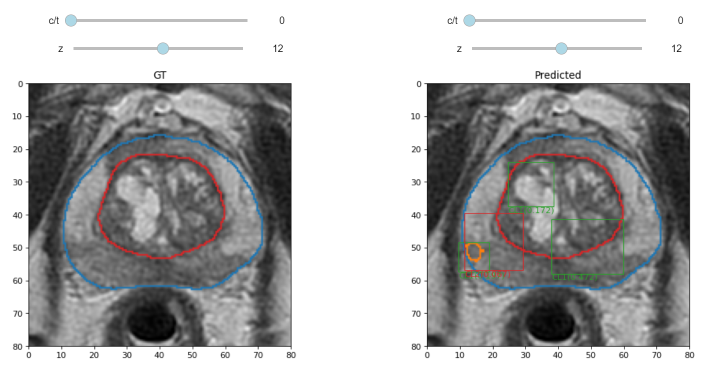
#> input picture media/example1.PNG, 1408 x 734 px (shown at 1/2 size)
$ python -i plot_lib.py   (imports and definitions only)
#> lines starting #> are read from the running program, lines starting #| are printed output that depends on the picture
'''
Copyright 2022 Oscar José Pellicer Valero
Universitat de València, Spain

Permission is hereby granted, free of charge, to any person obtaining a copy of this software and
associated documentation files (the "Software"), to deal in the Software without restriction,
including without limitation the rights to use, copy, modify, merge, publish, distribute,
sublicense, and/or sell copies of the Software, and to permit persons to whom the Software is
furnished to do so, subject to the following conditions:

The above copyright notice and this permission notice shall be included in all copies or
substantial portions of the Software.

THE SOFTWARE IS PROVIDED "AS IS", WITHOUT WARRANTY OF ANY KIND, EXPRESS OR IMPLIED, INCLUDING
BUT NOT LIMITED TO THE WARRANTIES OF MERCHANTABILITY, FITNESS FOR A PARTICULAR PURPOSE AND
NONINFRINGEMENT. IN NO EVENT SHALL THE AUTHORS OR COPYRIGHT HOLDERS BE LIABLE FOR ANY CLAIM,
DAMAGES OR OTHER LIABILITY, WHETHER IN AN ACTION OF CONTRACT, TORT OR OTHERWISE, ARISING FROM,
OUT OF OR IN CONNECTION WITH THE SOFTWARE OR THE USE OR OTHER DEALINGS IN THE SOFTWARE.

This is heavily inspired by https://github.com/InsightSoftwareConsortium/SimpleITK-Notebooks

TO DO:
 - Make better use of ipywidgets layouts & implement plot_pair to plot two images side
   by side (possibly connected by a single slider)
 - Make a pip package
'''

#~~~~~~~~~~~~ Load required libraries ~~~~~~~~~~~~#

#Mandatory: matplotlib, numpy, ipywidgets, ipython
#Optional: scipy (if plot_label_edge==True)
#          SimpleITK (for using SimpleITK images or paths as input)

import matplotlib.pyplot as plt
from matplotlib import patches
import matplotlib.colors as mcolors
import numpy as np
from ipywidgets import interact, IntSlider, FloatSlider
from IPython.display import display, HTML
from copy import copy
import os

#~~~~~~~~~~~~ Global defaults ~~~~~~~~~~~~#

#Maximum number of values (IDs) that a mask is supposed to have
#Raise Exception if trying to process automatically a mask
#containing more than MAX_UNIQUE different values
MAX_UNIQUE= 100

#If slow_mode is set to 'auto', activate only if the volume of
#the image (in voxels) is above MAX_SLOW_VOLUME
MAX_SLOW_VOLUME= 1e8

#To make sliders fit the whole width of the cell, import plot_lib as
#the last thing in a cell
# [1 line not run here, left out]

#~~~~~~~~~~~~ Simplified plotting functions ~~~~~~~~~~~~#

# [136 lines left out: functions plot_composite, plot_alpha, plot_multi_mask, plot_channel_alpha, not called in this run]

def plot4(img, ct=None, spacing=(1, 1, 1), intensity_normalization=True,
          normalization_threshold=0.1, show=True, **kwargs):
    '''
        Adds a second slicer to move through time/channels

        Parameters
        ----------
        ct: int or None, default None
            First channel /time slice to plot
    '''
    #Initial preprocessing
    img, spacing= process_initial_image(img, spacing, intensity_normalization, normalization_threshold)

    #Callback for time/channel slider
    def callback(ct):
        plot(img, spacing=spacing, intensity_normalization=False,
             ct=ct, show=show, **kwargs)

    #Define slider and start interaction
    if show:
        s1 = IntSlider(min=0, max=img.shape[-1]-1, step=1,
                         value=int(img.shape[-1]/2) if ct is None else ct,
                         description='c/t', continuous_update=False)
        s1.style.handle_color = 'lightblue'
        interact(callback, ct=s1)
    else:
        callback(ct)

#~~~~~~~~~~~~ Main ploting function ~~~~~~~~~~~~#

# [365 lines left out: functions plot, crop, get_crop_offsets, not called in this run]

class OverlapChecker():
    '''
        Checks if two positions overlap, and assigns a new position if they do.
        Interanlly, it keeps a list of all positions, and fixes any new incoming position

        Parameters
        ----------
        threshold: list of two floats, default [12,2]
            Maximum overlap allowed among text labels [along x, along y] (in the same units as the image
            `spacing`, e.g. mm). If there are overlapped labels, they will be pushed down the image until
            the `threshold` is respected
        step_size: array of two floats, default array([0, 1])
            If there is overlap attempt displacing the overlapping item in the `step_size` direction and
            magitude iteratively until the overlap disapears
    '''
    # [30 lines left out: functions __init__, check_and_fix, not called in this run]

    def reset(self):
        self.positions=[]

# [23 lines left out: function read_dicom, not called in this run]

def process_initial_image(img, spacing, normalize, normalization_threshold=0.1):
    '''
        Processes image, either numpy array, SimpleITK, or even an image path (using SimpleITK),
        and returns numpy image and its spacing. This adaptor could be esily extended to
        directly deal with Pytorch or Tensorflow tensors if needed

        Parameters
        ----------
        img: array, SimpleITK Image or str (path to the image)
            Image to show. Can either be a numpy array [(z,)y,x,(c/t,)], a SimpleITK Image,
            a path to a medical image (e.g. image.nrrd) or even to a DICOM directory.
        sapcing: list or tuple of two/three floats
            Voxel spacing (x,y,z) in some real-world unit, such as mm. It is only needed if the
            image is provided as a numpy array, otherwise it is provided by SimpleITK.
        normalize: bool
            Set to True to preprocess image intensity (by clipping from 1st to 99th percentile intensity
            values) for better display. It will be set to False automatically if the image is identified
            as a mask according to the MAX_UNIQUE global parameter
        normalization_threshold: float between 0. and 100
            Clip the image between the Nth and 100 - Nth percentiles if normalize=True

        Returns
        -------
        imgp: array
        spacing: list of three floats
    '''
    #Detect what kind of input was provided and process it accordingly
    if isinstance(img, (np.ndarray, np.generic) ): #It is a numpy image
        imgp= img.copy().astype(np.float32)
    elif isinstance(img, str): #It is a path
        import SimpleITK as sitk
        imgp= read_dicom(img)
        spacing= imgp.GetSpacing()
        imgp= sitk.GetArrayFromImage(imgp).astype(np.float32)
    else: #It is a SimpleITK image
        import SimpleITK as sitk
        spacing= img.GetSpacing()
        imgp= sitk.GetArrayFromImage(img).astype(np.float32)

    if normalize:
        #If there are more than MAX_UNIQUE unique values,
        #we assume it is safe to normalize (e.g.: it is not a mask)
        if len(np.unique(imgp)) > MAX_UNIQUE:
            imgp= rescale_intensity(imgp, (normalization_threshold, 100.-normalization_threshold))
        else:
            pass
            #print('Warning: The image provided might be a mask, which should not be normalized')
    return imgp, spacing

def rescale_intensity(image, thres=[0.1, 99.9]):
    '''
        Clips the intensity of an image and rescales it between 0 and 1 for better display

        Parameters
        ----------
        image: array
            Image to normalize
        thresh: tuple or list of two floats between 0. and 100
            Clip the image between the thresh[0]th and thresh[1]th percentiles

        Returns
        -------
        normalized_image: array
    '''
    val_l, val_h = np.percentile(image, thres)
    image[image < val_l] = val_l
    image[image > val_h] = val_h
    return (image.astype(np.float32) - val_l) / (val_h - val_l + 1e-6)

# [26 lines left out: function plot_histogram, not called in this run]

>>> import cv2
>>> picture = cv2.imread('media/example1.PNG', cv2.IMREAD_GRAYSCALE)
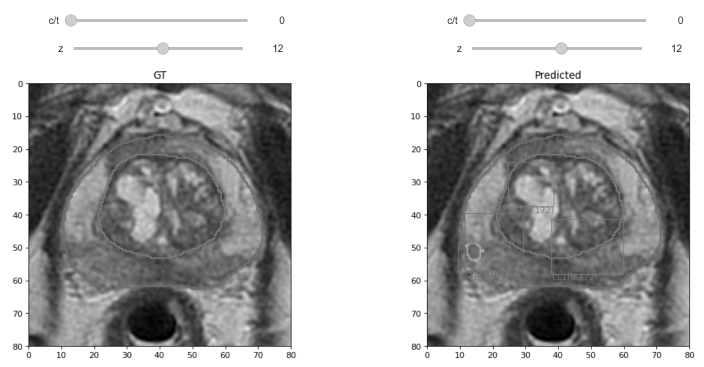
#> picture: shape (734, 1408) (shown at 1/2 size); min 0, max 255, mean 173.6
>>> result = plot4(picture)
#> in rescale_intensity, `val_l, val_h = np.percentile(image, thres)`: val_l = 3; val_h = 255
#> in rescale_intensity, `image[image < val_l] = val_l`: image: shape (734, 1408) float32; min 3, max 255, mean 173.6
#> in plot4, `img, spacing= process_initial_image(img, spacing, intensity_normalizat..`: spacing = (1, 1, 1)
#> (the run stopped early here; a loop or call above may not have finished)
